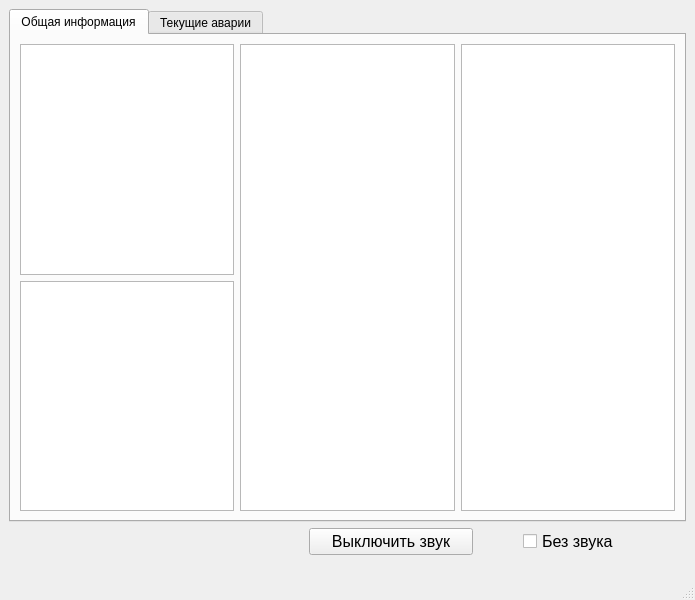
<?xml version="1.0" encoding="UTF-8"?>
<ui version="4.0">
 <class>MainWindow</class>
 <widget class="QMainWindow" name="MainWindow">
  <property name="geometry">
   <rect>
    <x>0</x>
    <y>0</y>
    <width>695</width>
    <height>600</height>
   </rect>
  </property>
  <property name="windowTitle">
   <string>MainWindow</string>
  </property>
  <widget class="QWidget" name="centralwidget">
   <layout class="QVBoxLayout" name="verticalLayout">
    <item>
     <layout class="QVBoxLayout" name="verticalLayout_4">
      <item>
       <widget class="QTabWidget" name="tabWidget">
        <property name="currentIndex">
         <number>0</number>
        </property>
        <widget class="QWidget" name="tab">
         <attribute name="title">
          <string>Общая информация</string>
         </attribute>
         <layout class="QHBoxLayout" name="horizontalLayout_4">
          <item>
           <layout class="QHBoxLayout" name="horizontalLayout" stretch="0,0,0">
            <property name="sizeConstraint">
             <enum>QLayout::SetDefaultConstraint</enum>
            </property>
            <item>
             <layout class="QVBoxLayout" name="verticalLayout_2">
              <property name="spacing">
               <number>6</number>
              </property>
              <item>
               <widget class="QTextBrowser" name="textBrowser_4">
                <property name="styleSheet">
                 <string notr="true">font: 75 10pt &quot;Arial&quot;;</string>
                </property>
               </widget>
              </item>
              <item>
               <widget class="QTextBrowser" name="textBrowser_2">
                <property name="styleSheet">
                 <string notr="true">font: 75 10pt &quot;Arial&quot;;</string>
                </property>
               </widget>
              </item>
             </layout>
            </item>
            <item>
             <layout class="QHBoxLayout" name="horizontalLayout_2">
              <property name="spacing">
               <number>0</number>
              </property>
              <item>
               <widget class="QTextBrowser" name="textBrowser">
                <property name="sizeIncrement">
                 <size>
                  <width>0</width>
                  <height>0</height>
                 </size>
                </property>
                <property name="styleSheet">
                 <string notr="true">font: 75 10pt &quot;Arial&quot;;

</string>
                </property>
                <property name="html">
                 <string>&lt;!DOCTYPE HTML PUBLIC &quot;-//W3C//DTD HTML 4.0//EN&quot; &quot;http://www.w3.org/TR/REC-html40/strict.dtd&quot;&gt;
&lt;html&gt;&lt;head&gt;&lt;meta name=&quot;qrichtext&quot; content=&quot;1&quot; /&gt;&lt;style type=&quot;text/css&quot;&gt;
p, li { white-space: pre-wrap; }
&lt;/style&gt;&lt;/head&gt;&lt;body style=&quot; font-family:'Arial'; font-size:10pt; font-weight:72; font-style:normal;&quot;&gt;
&lt;p style=&quot;-qt-paragraph-type:empty; margin-top:0px; margin-bottom:0px; margin-left:0px; margin-right:0px; -qt-block-indent:0; text-indent:0px; font-family:'MS Shell Dlg 2'; font-size:8.25pt; font-weight:400;&quot;&gt;&lt;br /&gt;&lt;/p&gt;&lt;/body&gt;&lt;/html&gt;</string>
                </property>
               </widget>
              </item>
             </layout>
            </item>
            <item>
             <layout class="QHBoxLayout" name="horizontalLayout_3">
              <item>
               <widget class="QTextBrowser" name="textBrowser_3">
                <property name="styleSheet">
                 <string notr="true">font: 75 10pt &quot;Arial&quot;;</string>
                </property>
               </widget>
              </item>
             </layout>
            </item>
           </layout>
          </item>
         </layout>
        </widget>
        <widget class="QWidget" name="tab_2">
         <attribute name="title">
          <string>Текущие аварии</string>
         </attribute>
         <layout class="QHBoxLayout" name="horizontalLayout_5">
          <item>
           <layout class="QHBoxLayout" name="horizontalLayout_6">
            <item>
             <widget class="QTextBrowser" name="textBrowser_6">
              <property name="styleSheet">
               <string notr="true">font: 75 10pt &quot;Arial&quot;;</string>
              </property>
             </widget>
            </item>
            <item>
             <widget class="QTextBrowser" name="textBrowser_5">
              <property name="styleSheet">
               <string notr="true">font: 75 10pt &quot;Arial&quot;;</string>
              </property>
             </widget>
            </item>
           </layout>
          </item>
         </layout>
        </widget>
       </widget>
      </item>
     </layout>
    </item>
    <item>
     <layout class="QHBoxLayout" name="horizontalLayout_7">
      <property name="spacing">
       <number>50</number>
      </property>
      <property name="leftMargin">
       <number>300</number>
      </property>
      <property name="rightMargin">
       <number>0</number>
      </property>
      <item>
       <widget class="QPushButton" name="pushButton">
        <property name="maximumSize">
         <size>
          <width>300</width>
          <height>30</height>
         </size>
        </property>
        <property name="font">
         <font>
          <pointsize>12</pointsize>
         </font>
        </property>
        <property name="text">
         <string>Выключить звук</string>
        </property>
       </widget>
      </item>
      <item>
       <widget class="QCheckBox" name="checkBox">
        <property name="font">
         <font>
          <pointsize>12</pointsize>
         </font>
        </property>
        <property name="text">
         <string>Без звука</string>
        </property>
       </widget>
      </item>
     </layout>
    </item>
   </layout>
  </widget>
  <widget class="QMenuBar" name="menubar">
   <property name="geometry">
    <rect>
     <x>0</x>
     <y>0</y>
     <width>695</width>
     <height>21</height>
    </rect>
   </property>
  </widget>
  <widget class="QStatusBar" name="statusbar">
   <property name="enabled">
    <bool>true</bool>
   </property>
   <property name="sizePolicy">
    <sizepolicy hsizetype="Preferred" vsizetype="Preferred">
     <horstretch>30</horstretch>
     <verstretch>0</verstretch>
    </sizepolicy>
   </property>
   <property name="font">
    <font>
     <pointsize>20</pointsize>
     <weight>75</weight>
     <bold>true</bold>
    </font>
   </property>
   <property name="layoutDirection">
    <enum>Qt::LeftToRight</enum>
   </property>
   <property name="inputMethodHints">
    <set>Qt::ImhTime</set>
   </property>
  </widget>
 </widget>
 <resources/>
 <connections/>
</ui>
